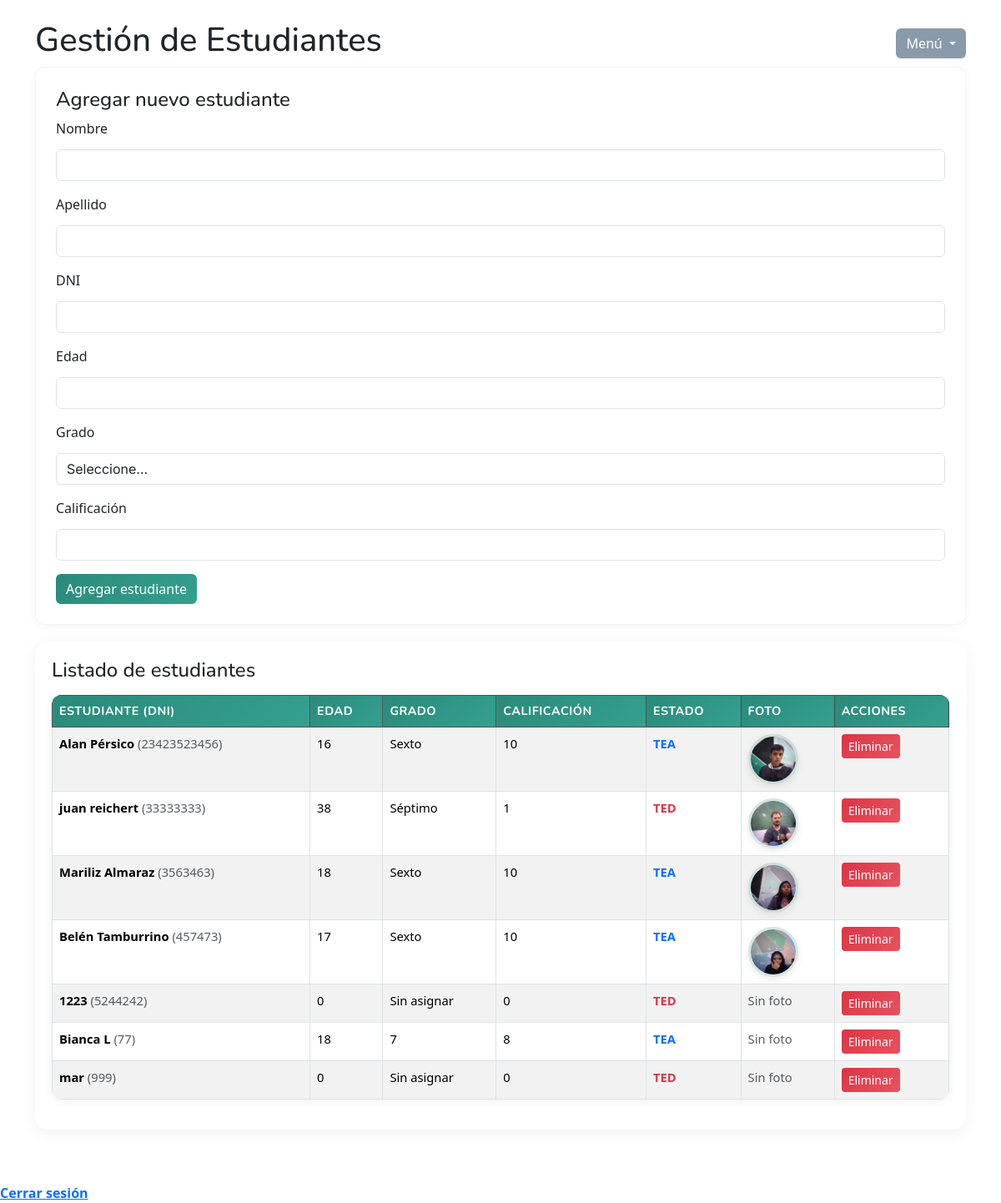
The page /panel.php (signed in) on the database its author committed.
### tables this page shows
CREATE TABLE `estudiantes` (
  `dni` varchar(20) NOT NULL,
  `Nombre` varchar(30) NOT NULL,
  `Apellido` varchar(30) NOT NULL,
  `Edad` int(11) NOT NULL,
  `Grado` varchar(15) NOT NULL,
  `calificacion` int(11) NOT NULL DEFAULT 0,
  `estado` varchar(20) NOT NULL,
  `foto` varchar(255) DEFAULT NULL
);

### panel.php (the view, shortened to what this page needs)
<?php include('connect.php'); $res = mysqli_query($conn, "SELECT * FROM estudiantes"); ?>
<!DOCTYPE html>
<html lang="es">
<head>
  <link rel="stylesheet" href="style.css">
  <link href="https://cdn.jsdelivr.net/npm/bootstrap@5.3.5/dist/css/bootstrap.min.css" rel="stylesheet">
</head>
<body>
<div class="container">
  <header class="d-flex justify-content-between align-items-center">
    <h1>Gestión de Estudiantes</h1>
    <div class="btn-group">
      <button class="btn btn-secondary dropdown-toggle" type="button" data-bs-toggle="dropdown" aria-expanded="false">
        Menú
      </button>
    </div>
  </header>
  <section class="form-section">
    <h4>Agregar nuevo estudiante</h4>
    <form method="POST" action="guardar.php">
      <div class="mb-3">
        <label for="nombre" class="form-label">Nombre</label>
        <input type="text" id="nombre" name="nombre" class="form-control" required>
      </div>
      <div class="mb-3">
        <label for="apellido" class="form-label">Apellido</label>
        <input type="text" id="apellido" name="apellido" class="form-control" required>
      </div>
      <div class="mb-3">
        <label for="dni" class="form-label">DNI</label>
        <input type="text" id="dni" name="dni" class="form-control" required>
      </div>
      <div class="mb-3">
        <label for="edad" class="form-label">Edad</label>
        <input type="number" id="edad" name="edad" class="form-control" required min="0">
      </div>
      <div class="mb-3">
        <label for="grado" class="form-label">Grado</label>
        <select id="grado" name="grado" class="form-control" required>
            <option value="">Seleccione...</option>
        </select>
      </div>
      <div class="mb-3">
        <label for="calificacion" class="form-label">Calificación</label>
        <input type="number" id="calificacion" name="calificacion" class="form-control" required min="0" max="10">
      </div>
      <button type="submit" class="btn btn-primary">Agregar estudiante</button>
    </form>
  </section>
  <section class="table-container">
    <h4>Listado de estudiantes</h4>
    <table class="table table-bordered table-striped">
      <thead class="table-dark">
        <tr>
          <th>Estudiante (DNI)</th>
          <th>Edad</th>
          <th>Grado</th>
          <th>Calificación</th>
          <th>Estado</th>
          <th>Foto</th>
          <th>Acciones</th>
        </tr>
      </thead>
      <tbody>
        <?php
        if (mysqli_num_rows($res) > 0) {
          while($row = mysqli_fetch_assoc($res)) {
            echo "<tr>";
            echo "<td><strong>{$row['Nombre']} {$row['Apellido']}</strong> <span class='text-muted'>({$row['dni']})</span></td>";
            echo "<td class='editable' data-dni='{$row['dni']}' data-campo='Edad'>{$row['Edad']}</td>";
            echo "<td class='editable' data-dni='{$row['dni']}' data-campo='Grado'>{$row['Grado']}</td>";
            echo "<td class='editable' data-dni='{$row['dni']}' data-campo='calificacion'>{$row['calificacion']}</td>";
            $cal = $row['calificacion'];
            if ($cal >= 7) {
                $estado = 'TEA';
                $color = 'text-primary';
            } elseif ($cal > 4) {
                $estado = 'TEP';
                $color = 'text-warning';
            } else {
                $estado = 'TED';
                $color = 'text-danger';
            }
            echo "<td class='$color fw-bold'>$estado</td>";
            if (!empty($row['foto']) && file_exists($row['foto'])) {
              echo "<td><img src='{$row['foto']}' alt='Foto' width='60' height='60' style='object-fit:cover;border-radius:50%;'></td>";
            } else {
              echo "<td><span class='text-muted'>Sin foto</span></td>";
            }
            echo "<td>
                    <form method='POST' action='borrar.php'>
                      <input type='hidden' name='dni' value='{$row['dni']}'>
                      <button class='btn btn-sm btn-danger' onclick='return confirm(\"¿Estás seguro de eliminar este estudiante?\")'>Eliminar</button>
                    </form>
                  </td>";
            echo "</tr>";
          }
        } else {
          echo "<tr><td colspan='7' class='text-center'>No hay estudiantes registrados.</td></tr>";
        }
        ?>
      </tbody>
    </table>
  </section>
</div>
<a href="logout.php">Cerrar sesión</a>
</body>
</html>

### style.css (style rules this page uses)
* { margin: 0; padding: 0; box-sizing: border-box; }
:root { --teal: #2a8a7a; --teal-light: #35a08e; --teal-dark: #1e6b5e; --amber: #d4912a; --amber-light: #e0a040; --cream: #f7f3eb; --cream-dark: #ebe7de; --text-dark: #1a3a4a; --text-muted: #6b7f8a; --border-light: #e8e4dc; --white: #ffffff; --red: #dc3545; --green: #2a8a7a; }
body { background: var(--cream); min-height: 100vh; color: var(--text-dark); font-family: 'Inter', 'Segoe UI', sans-serif; }
h1, h2, h3, h4, h5, h6 { font-family: 'Nunito', sans-serif; color: var(--text-dark); }
.container { width: 90%; max-width: 900px; margin: 24px auto; padding-bottom: 40px; }
button, .btn { font-family: 'Nunito', sans-serif; font-weight: 700; border: none; padding: 10px 20px; border-radius: 10px; cursor: pointer; transition: all 0.3s ease; font-size: 0.95rem; }
.btn-primary { background: linear-gradient(135deg, var(--teal), var(--teal-light)) !important; border: none !important; color: white !important; }
.btn-danger { background: linear-gradient(135deg, #dc3545, #e8525f) !important; border: none !important; }
.btn-secondary { background: #8a9aaa !important; border: none !important; }
input, select, textarea, .form-control { width: 100%; padding: 11px 14px; margin-top: 5px; margin-bottom: 15px; border-radius: 10px; border: 2px solid var(--border-light); background: #fdfcf9; font-family: 'Inter', sans-serif; font-size: 0.95rem; color: var(--text-dark); transition: border-color 0.3s ease, box-shadow 0.3s ease; }
table { width: 100%; border-collapse: collapse; margin-top: 15px; border-radius: 12px; overflow: hidden; box-shadow: 0 2px 12px rgba(0,0,0,0.06); }
table th { background: linear-gradient(135deg, var(--teal), var(--teal-light)); color: white; padding: 12px 14px; font-family: 'Nunito', sans-serif; font-weight: 700; font-size: 0.9rem; text-transform: uppercase; letter-spacing: 0.5px; }
table td { padding: 11px 14px; border-bottom: 1px solid #eee; font-size: 0.92rem; }
table tr:nth-child(even) { background: #f9f7f2; }
.form-section { background: rgba(255, 255, 255, 0.8); backdrop-filter: blur(6px); padding: 24px; margin-bottom: 20px; border-radius: 12px; border: 1px solid rgba(42, 138, 122, 0.08); box-shadow: 0 2px 12px rgba(0, 0, 0, 0.04); animation: fadeInUp 0.4s ease-out; }
.table-container { background: white; padding: 20px; border-radius: 16px; box-shadow: 0 4px 20px rgba(0,0,0,0.06); overflow-x: auto; }
a { text-decoration: none; color: var(--teal); font-weight: 600; transition: color 0.2s; }
.text-danger { color: var(--red) !important; font-weight: 600; }
img[src*="img/"], img[src*="fotos/"] { border-radius: 12px; border: 3px solid rgba(42, 138, 122, 0.2); box-shadow: 0 3px 10px rgba(0,0,0,0.08); }
.card, .form-section, .login-card, .stat-card { animation: fadeInUp 0.4s ease-out; }
.mb-3 { margin-bottom: 1rem; }

### rows shown on the page
estudiantes: Nombre "Alan", Apellido "Pérsico", dni "23423523456", Edad "16", Grado "Sexto", calificacion "10", calificacion "TEA", foto (picture)
estudiantes: Nombre "juan", Apellido "reichert", dni "33333333", Edad "38", Grado "Séptimo", calificacion "1", calificacion "TED", foto (picture)
estudiantes: Nombre "Mariliz", Apellido "Almaraz", dni "3563463", Edad "18", Grado "Sexto", calificacion "10", calificacion "TEA", foto (picture)
estudiantes: Nombre "Belén", Apellido "Tamburrino", dni "457473", Edad "17", Grado "Sexto", calificacion "10", calificacion "TEA", foto (picture)
estudiantes: Nombre "1223", dni "5244242", Edad "0", Grado "Sin asignar", calificacion "0", calificacion "TED", foto "Sin foto"
estudiantes: Nombre "Bianca", Apellido "L", dni "77", Edad "18", Grado "7", calificacion "8", calificacion "TEA", shows "Sin foto"
estudiantes: Nombre "mar", dni "999", Edad "0", Grado "Sin asignar", calificacion "0", calificacion "TED", foto "Sin foto"
